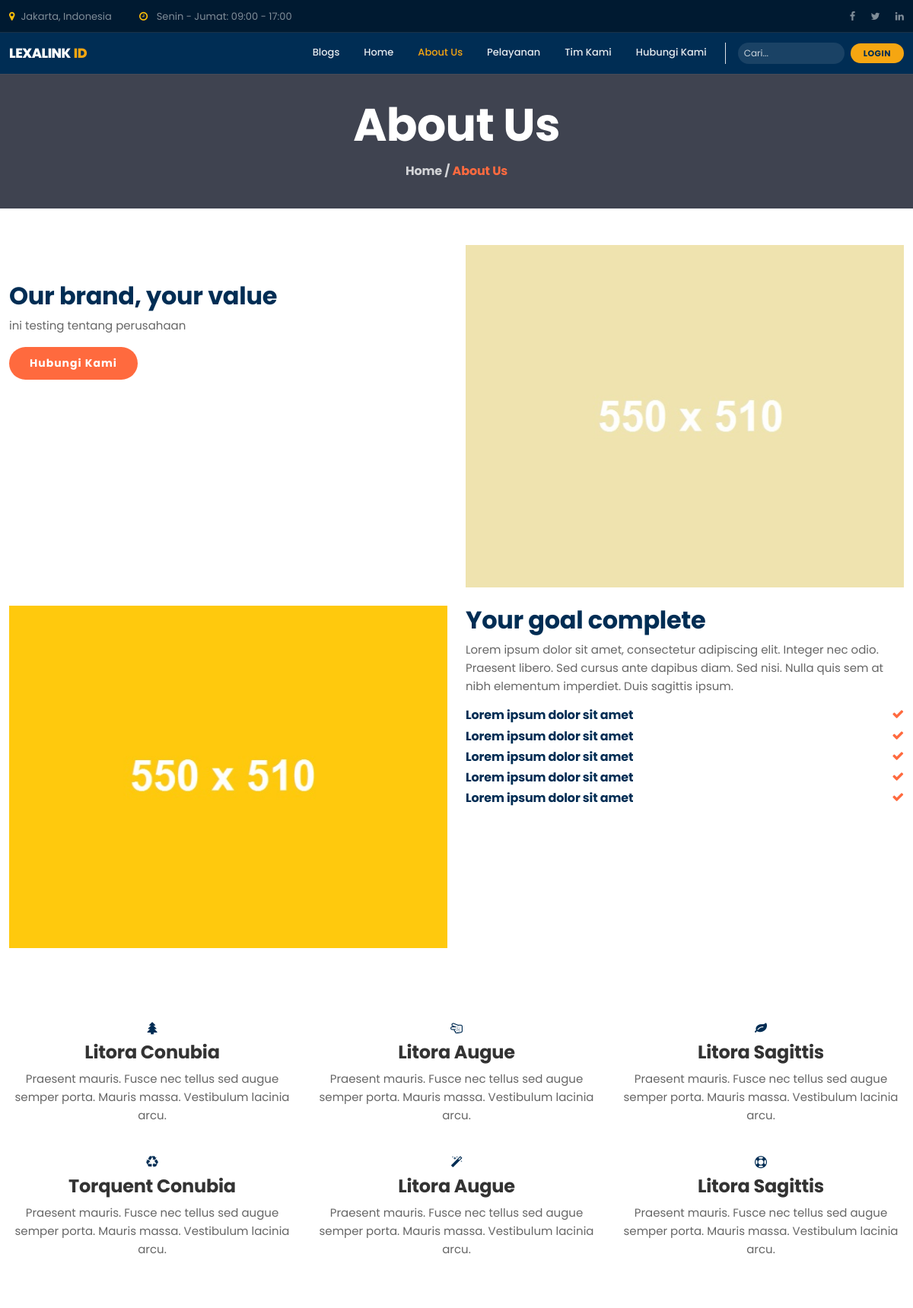
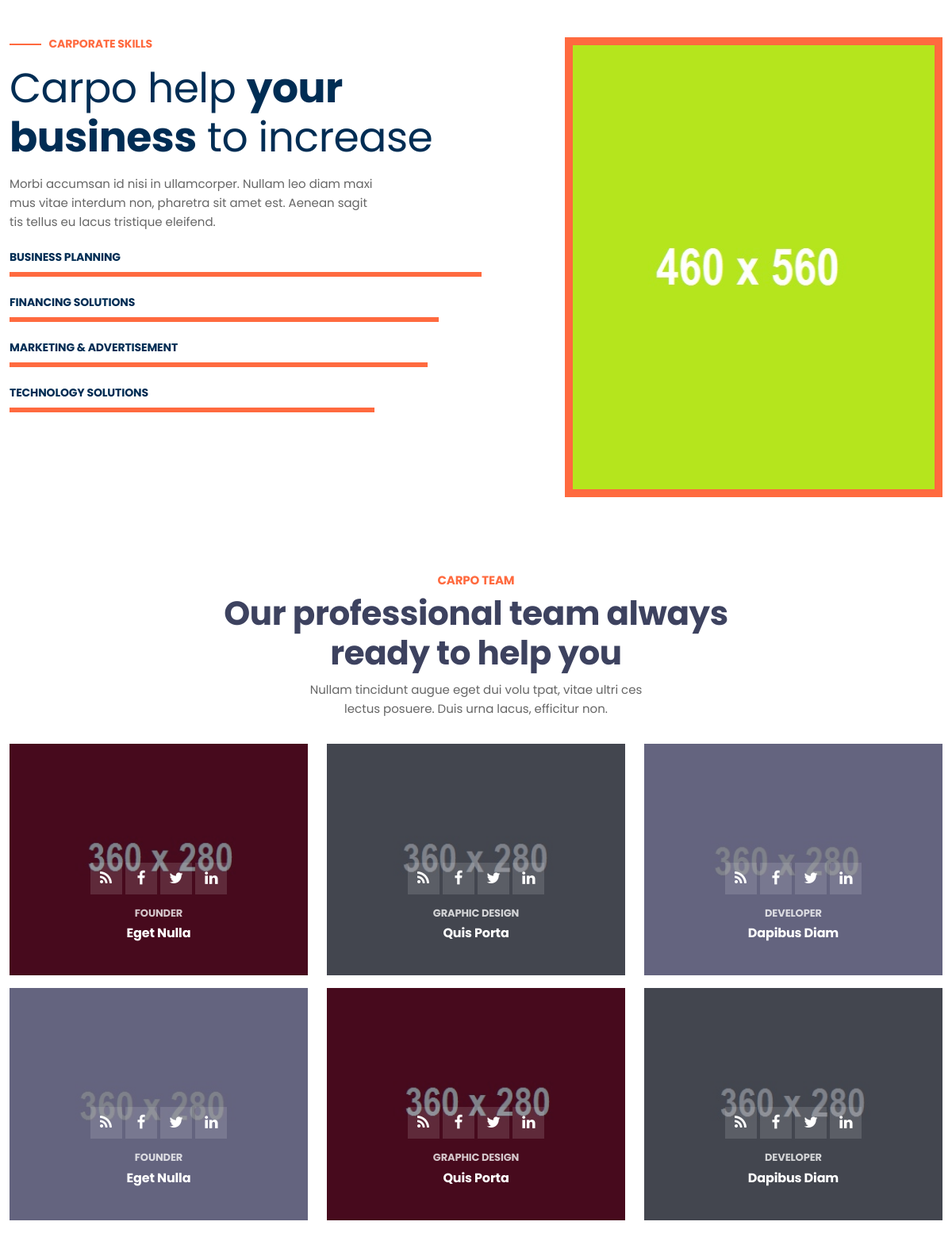
Page /about.php (upper part) on the committed database (2 pictures, top to bottom).
### tables this page shows
CREATE TABLE IF NOT EXISTS `navbar_menus` (
  `id` int NOT NULL AUTO_INCREMENT,
  `title` varchar(100) NOT NULL,
  `url` varchar(255) NOT NULL,
  `parent_id` int DEFAULT NULL,
  `sort_order` int DEFAULT '0',
  `is_active` tinyint(1) DEFAULT '1',
  PRIMARY KEY (`id`),
  KEY `parent_id` (`parent_id`),
  CONSTRAINT `navbar_menus_ibfk_1` FOREIGN KEY (`parent_id`) REFERENCES `navbar_menus` (`id`) ON DELETE SET NULL
);

CREATE TABLE IF NOT EXISTS `posts` (
  `id` int NOT NULL AUTO_INCREMENT,
  `title` varchar(255) NOT NULL,
  `slug` varchar(255) NOT NULL,
  `content` longtext,
  `image` varchar(255) DEFAULT NULL,
  `type` enum('blog','news','about') NOT NULL,
  `status` enum('draft','published') DEFAULT 'draft',
  `author_id` int DEFAULT NULL,
  `created_at` timestamp NULL DEFAULT CURRENT_TIMESTAMP,
  `updated_at` timestamp NULL DEFAULT CURRENT_TIMESTAMP ON UPDATE CURRENT_TIMESTAMP,
  PRIMARY KEY (`id`),
  UNIQUE KEY `slug` (`slug`),
  KEY `author_id` (`author_id`),
  CONSTRAINT `posts_ibfk_1` FOREIGN KEY (`author_id`) REFERENCES `users` (`id`) ON DELETE SET NULL
);

### includes/init.php (called while the page is built, shortened)
<?php
require_once 'functions.php';
$settings = [];
$raw_settings = db_get_all("SELECT setting_key, setting_value FROM site_settings");
if ($raw_settings) {
    foreach ($raw_settings as $s) {
        $settings[$s['setting_key']] = $s['setting_value'];
    }
}
?>

### includes/functions.php (called while the page is built, shortened)
<?php
function db_query($sql, $params = []) {
    global $conn;
    $stmt = $conn->prepare($sql);
    $stmt->execute();
    return $stmt;
}
function db_get_all($sql, $params = []) {
    $stmt = db_query($sql, $params);
    $result = $stmt->get_result();
    return $result->fetch_all(MYSQLI_ASSOC);
}
function db_get_one($sql, $params = []) {
    $stmt = db_query($sql, $params);
    $result = $stmt->get_result();
    return $result->fetch_assoc();
}
function is_authenticated() {
    return isset($_SESSION['user_id']);
}
function get_setting($key, $default = "") {
    global $settings;
    return isset($settings[$key]) ? $settings[$key] : $default;
}
function app_url($path = "") {
    $script_dir = str_replace('\\', '/', dirname($_SERVER['SCRIPT_NAME'] ?? ''));
    $script_dir = rtrim($script_dir, '/');
    $path = ltrim($path, '/');
    return ($script_dir === '' ? '' : $script_dir) . '/' . $path;
}
?>

### public/about/selling.php (the view)
<?php
$about_post = db_get_one("SELECT content FROM posts WHERE type = 'about' LIMIT 1");
$about_content = $about_post ? $about_post['content'] : 'Pellentesque at posuere tellus. Ut sed dui justo. Phasellus scelerisque turpis arcu, ut pulvinar lectus tristique non. Nam laoreet, risus vel laoreet laoreet, mauris risus porta velit, id imperdiet ante nisi in ante.';
?>
<section id="sell" class="pt-5 pb-5">
     <div class="container">
       <div class="sell_i row mb-4">
            <div class="col-md-6">
         <div class="sell mt-5">
           <h1>Our brand, your value</h1>
           <p><?= nl2br($about_content) ?></p>
           <h5><a class="button_3" href="contact.php">Hubungi Kami</a></h5>
         </div>
       </div>
            <div class="col-md-6">
        <div class="sell_1">
         <img src="img/6.jpg" alt="abc" height="450" class="w-100">
        </div>
       </div>
       </div>
       <div class="row sell_i">
           <div class="col-md-6">
        <div class="sell_1">
         <img src="img/7.jpg" alt="abc" height="450" class="w-100">
        </div>
       </div>
            <div class="col-md-6">
         <div class="sell">
           <h1>Your goal complete</h1>
           <p>Lorem ipsum dolor sit amet, consectetur adipiscing elit. Integer nec odio. Praesent libero. Sed cursus ante dapibus diam. Sed nisi. Nulla quis sem at nibh elementum imperdiet. Duis sagittis ipsum.</p>
           <h6>Lorem ipsum dolor sit amet <i class="fa fa-check col_oran float-end"></i></h6>
		   <h6>Lorem ipsum dolor sit amet <i class="fa fa-check col_oran float-end"></i></h6>
		   <h6>Lorem ipsum dolor sit amet <i class="fa fa-check col_oran float-end"></i></h6>
		   <h6>Lorem ipsum dolor sit amet <i class="fa fa-check col_oran float-end"></i></h6>
		   <h6 class="mb-0 pb-0 border-0">Lorem ipsum dolor sit amet <i class="fa fa-check col_oran float-end"></i></h6>
         </div>
       </div>
      </div>
     </div>
</section>

### public/nav/main_nav.php (shortened to what this page needs)
<?php
$site_name = get_setting("site_name", "LEXALINK ID");
$name_parts = explode(" ", $site_name);
$last_word = array_pop($name_parts);
$first_part = implode(" ", $name_parts);
$all_menus = db_get_all("SELECT * FROM navbar_menus WHERE is_active = 1 ORDER BY sort_order ASC");
$current_page = basename($_SERVER["PHP_SELF"]);
$is_logged_in = is_authenticated();
$nav_user = [];
$dashboard_url = app_url('adminbaru/index.php');
$parents = [];
$children = [];
foreach ($all_menus as $m) {
    if (!$m["parent_id"]) {
        $parents[] = $m;
    } else {
        $children[$m["parent_id"]][] = $m;
    }
}
$display_name = $nav_user['full_name'] ?? ($_SESSION['full_name'] ?? 'User');
$username = $nav_user['username'] ?? ($_SESSION['username'] ?? '-');
$role = $nav_user['role'] ?? ($_SESSION['role'] ?? 'user');
$email = $nav_user['email'] ?? '-';
$avatar_src = get_user_avatar_src($nav_user['avatar'] ?? '');
$initial = strtoupper(substr(trim($display_name ?: $username), 0, 1));
?>
<section id="header">
  <nav class="navbar navbar-expand-lg navbar-dark py-2" id="navbar_sticky" style="background: var(--primary-color);">
    <div class="container">
      <a class="navbar-brand d-flex align-items-center" href="index.php">
        <span style="color: var(--white); font-weight: 800; font-size: 1.1rem;"><?= $first_part ?></span>
        <span class="ms-1" style="color: var(--secondary-color); font-weight: 800; font-size: 1.1rem;"><?= $last_word ?></span>
      </a>
      <div class="collapse navbar-collapse" id="navbarSupportedContent">
        <ul class="navbar-nav ms-auto mb-0 align-items-lg-center">
          <?php foreach ($parents as $p):
              $has_children = isset($children[$p["id"]]);
              $is_active = ($current_page == $p["url"]);
              if ($has_children): ?>
                  <li class="nav-item dropdown px-lg-1">
                      <a class="nav-link dropdown-toggle <?= $is_active ? "active" : "" ?>" href="#" data-bs-toggle="dropdown" style="font-size: 13px;">
                          <?= $p["title"] ?>
                      </a>
                      <ul class="dropdown-menu border-0 shadow-lg mt-2 py-2">
                          <?php foreach ($children[$p["id"]] as $c): ?>
                              <li><a class="dropdown-item py-1 px-3 small" href="<?= $c["url"] ?>"><?= $c["title"] ?></a></li>
                          <?php endforeach; ?>
                      </ul>
                  </li>
              <?php else: ?>
                  <li class="nav-item px-lg-1">
                      <a class="nav-link <?= $is_active ? "active" : "" ?>" href="<?= $p["url"] ?>" style="font-size: 13px;"><?= $p["title"] ?></a>
                  </li>
              <?php endif; ?>
          <?php endforeach; ?>
          <li class="nav-item ms-lg-2 border-start ps-lg-3 d-none d-lg-block">
            <form class="d-flex position-relative">
              <input class="form-control form-control-sm pe-4 rounded-pill border-0" type="search" placeholder="Cari..." style="background: rgba(255,255,255,0.1); color: white; width: 140px; font-size: 12px;">
              <button class="btn btn-link position-absolute end-0 text-white-50 p-1" type="submit"></button>
            </form>
          </li>
          <?php if ($is_logged_in): ?>
            <li class="nav-item ms-lg-2">
              <a class="btn btn-sm px-3 rounded-pill" href="<?= app_url('logout.php') ?>" style="background: var(--secondary-color); color: var(--primary-color); font-weight: 700; font-size: 11px; letter-spacing: 0.5px;">
                LOGOUT
              </a>
            </li>
            <li class="nav-item dropdown ms-lg-2 mt-2 mt-lg-0">
              <a class="nav-link dropdown-toggle d-flex align-items-center p-0" href="#" id="accountDropdown" role="button" data-bs-toggle="dropdown" aria-expanded="false">
                <span class="d-inline-flex align-items-center justify-content-center rounded-circle overflow-hidden" style="width: 34px; height: 34px; background: rgba(255,255,255,0.15); border: 2px solid rgba(255,255,255,0.35); color: var(--secondary-color); font-weight: 800; font-size: 13px;">
                  <?php if (!empty($avatar_src)): ?>
                    <img src="<?= htmlspecialchars($avatar_src, ENT_QUOTES, 'UTF-8') ?>" alt="Avatar <?= htmlspecialchars($display_name, ENT_QUOTES, 'UTF-8') ?>" style="width: 100%; height: 100%; object-fit: cover;">
                  <?php else: ?>
                    <?= htmlspecialchars($initial, ENT_QUOTES, 'UTF-8') ?>
                  <?php endif; ?>
                </span>
              </a>
              <ul class="dropdown-menu dropdown-menu-end border-0 shadow-lg mt-2 p-0" aria-labelledby="accountDropdown" style="min-width: 240px; border-radius: 8px; overflow: hidden;">
                <li class="px-3 py-3" style="background: var(--primary-color); color: var(--white);">
                  <div class="fw-bold small"><?= htmlspecialchars($display_name, ENT_QUOTES, 'UTF-8') ?></div>
                  <div class="text-white-50" style="font-size: 12px;"><?= htmlspecialchars($username, ENT_QUOTES, 'UTF-8') ?></div>
                </li>
                <li class="px-3 py-2">
                  <div class="text-muted" style="font-size: 11px;">Role</div>
                  <div class="small text-capitalize"><?= htmlspecialchars($role, ENT_QUOTES, 'UTF-8') ?></div>
                </li>
                <li class="px-3 py-2">
                  <div class="text-muted" style="font-size: 11px;">Email</div>
                  <div class="small text-truncate"><?= htmlspecialchars($email, ENT_QUOTES, 'UTF-8') ?></div>
                </li>
                <li><hr class="dropdown-divider my-1"></li>
                <li>
                  <a class="dropdown-item small py-2" href="<?= htmlspecialchars($dashboard_url, ENT_QUOTES, 'UTF-8') ?>">
                    <i class="fa fa-tachometer me-2 text-warning"></i>Dashboard
                  </a>
                </li>
              </ul>
            </li>
          <?php else: ?>
            <li class="nav-item ms-lg-2">
              <a class="btn btn-sm px-3 rounded-pill" href="<?= app_url('login.php') ?>" style="background: var(--secondary-color); color: var(--primary-color); font-weight: 700; font-size: 11px; letter-spacing: 0.5px;">
                LOGIN
              </a>
            </li>
          <?php endif; ?>
        </ul>
      </div>
    </div>
  </nav>
</section>

### css/global.css (style rules this page uses)
:root { --primary-color: #002D54; --primary-light: #004077; --secondary-color: #F6A611; --secondary-hover: #D98E0D; --text-main: #1A1A1A; --text-muted: #666666; --bg-light: #F8F9FA; --white: #FFFFFF; --shadow-sm: 0 2px 4px rgba(0,0,0,0.05); --shadow-md: 0 4px 12px rgba(0,0,0,0.08); --transition: all 0.3s ease; }
body { font-family: 'Poppins', sans-serif; -webkit-font-smoothing: antialiased; color: var(--text-main); background-color: var(--white); line-height: 1.6; }
ul { list-style: none; padding: 0; }
h1, h2, h3, h4, h5, h6 { font-weight: 700; color: var(--primary-color); letter-spacing: -0.01em; }
h1 { font-size: 2rem; line-height: 1.2; }
p { font-size: 15px; color: var(--text-muted); }
a { text-decoration: none; color: #333; }
.col_oran { color: #FF6A3F; }
.button_3 { background: #ff6a3e; color: #fff; padding: 13px 27px; border-radius: 60px; display: inline-block; font-size: 14px; letter-spacing: 1px; }
.navbar-brand { font-size: 1.25rem; color: var(--white) !important; font-weight: 800; letter-spacing: -0.5px; }
#header .nav-link { padding: 5px 12px; color: rgba(255, 255, 255, 0.9) !important; font-weight: 500; font-size: 14px; transition: var(--transition); }
#header .nav-link:hover, #header .nav-link.active { color: var(--secondary-color) !important; }
#header ::placeholder { color: rgba(255, 255, 255, 0.77) !important; opacity: 1; }
#header .btn { font-size: 40px; color: rgba(255, 255, 255, 0.77); }
@media (min-width:992px) and (max-width:1200px) { .container { max-width: 100%; } }

### rows in the picture
navbar_menus: title "Blogs"
navbar_menus: title "Home"
navbar_menus: title "About Us"
navbar_menus: title "Pelayanan"
navbar_menus: title "Tim Kami"
navbar_menus: title "Hubungi Kami"
posts: content "ini testing tentang perusahaan"

### other values in the picture
get_setting("location", "Jakarta, Indonesia") "Jakarta, Indonesia"
$first_part "LEXALINK"
$last_word "ID"
